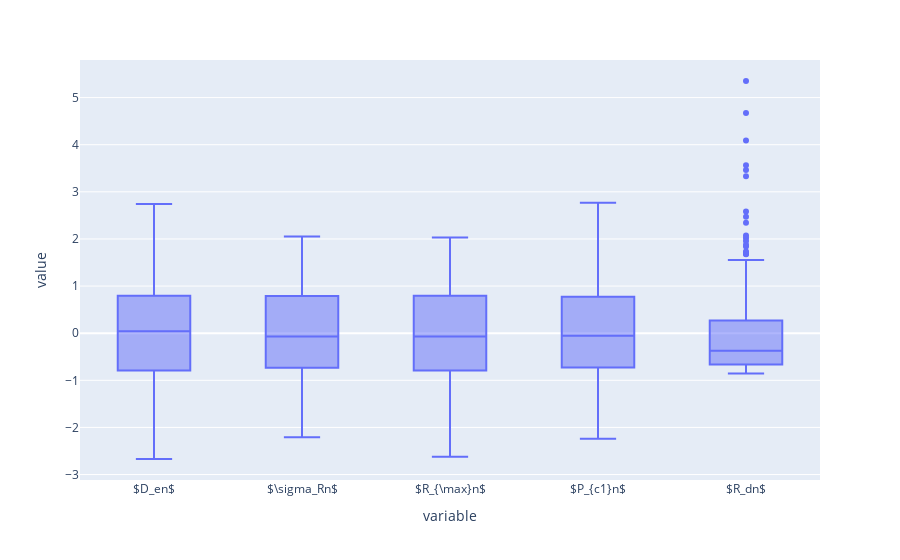

The code cell stored with this chart in its notebook:
### Code cell
#df_pluie.iloc[:,10].describe()
import plotly.express as px

df = px.data.tips()

fig = px.box(df_pluie)
fig.update_traces(quartilemethod="exclusive") # or "inclusive", or "linear" by default
fig.show()

### Figure 1 — Plotly figure (JSON) as saved in the notebook; plotly's stock layout.template omitted (floating-point values rounded to 4 significant figures; data arrays with more than 128 entries replaced by an {"elided": "..."} marker saying what was removed)
{"data": [{"alignmentgroup": "True", "hovertemplate": "variable=%{x}<br>value=%{y}<extra></extra>", "legendgroup": "", "marker": {"color": "#636efa"}, "name": "", "notched": false, "offsetgroup": "", "orientation": "v", "quartilemethod": "exclusive", "showlegend": false, "type": "box", "x": {"elided": "1170 str values"}, "x0": " ", "xaxis": "x", "y": {"elided": "1170 float values"}, "y0": " ", "yaxis": "y"}], "layout": {"boxmode": "group", "legend": {"tracegroupgap": 0}, "margin": {"t": 60}, "xaxis": {"anchor": "y", "domain": [0, 1], "title": {"text": "variable"}}, "yaxis": {"anchor": "x", "domain": [0, 1], "title": {"text": "value"}}}}
